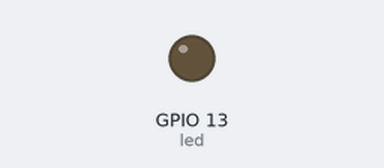
This sketch was run on a simulated ESP8266 (NodeMCU). Parts: output pins drawn as LEDs (lit = HIGH). WiFi joins after 1.5 s; servers stay silent unless stated; uploads are accepted with an empty reply. At 3.7 s the program puts the board to deep sleep or switches it off; the recording ends there.

Above: at 0.1 s.
At 1.6 s:
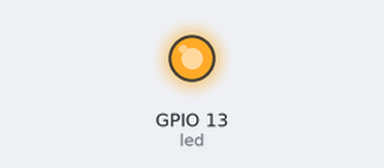
Timing chart, 0 to 3.7 s (numbered marks = the images above):
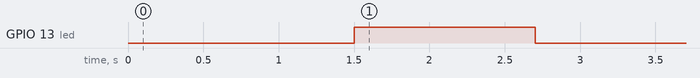

The sketch:

low-power-heartbeat.ino
```cpp
#include <Arduino.h>
#include <ESP8266WiFi.h>
#include <ESP8266HTTPClient.h>

const char* ssid = "Xiaomi_Hello";
const char* password = "12345678";
const int sleepTimeS = 3600;
const int led = 13;
const char* host = "http://portal.xiandusi.com:1337/example/classes/LowPowerHeartbeat";

void setup() {
  // put your setup code here, to run once:
  pinMode(led, OUTPUT);
  WiFi.begin(ssid, password);
  while (WiFi.status() != WL_CONNECTED) {
    delay(500);
  }
  HTTPClient http;
  http.begin(host);
  digitalWrite(led, 1);
  http.addHeader("X-Parse-Application-Id", "123456");
  http.addHeader("X-Parse-REST-API-KEY", "123456");
  http.addHeader("Content-Type", "application/json");
  int httpCode = http.POST("{\"sn\": \"1\"}");
  http.end();
  delay(1000);
  digitalWrite(led, 0);
  delay(1000);

  ESP.deepSleep(sleepTimeS * 1000000);
}

void loop() {
  // put your main code here, to run repeatedly:

}
```

Measured:
- by itself, GPIO 13 (led): LOW → HIGH at 1.5 s, → LOW 1.2 s later
